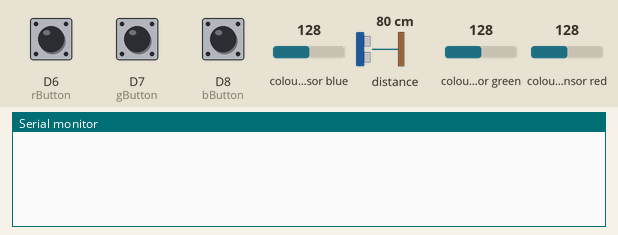
This sketch was run on a simulated Arduino Nano 33 BLE. Shown: the last lines printed to the serial monitor. The inputs (shaded band) are chosen by the test bench; at power-on: D6 (rButton) LOW, D7 (gButton) LOW, D8 (bButton) LOW, colour sensor blue 128, distance to the obstacle 80 cm, colour sensor green 128, colour sensor red 128. Random numbers use the default seed unless the sketch sets one.

Above: at 1.2 s.
1.3 s: D6 (rButton) pulled HIGH for 0.15 s
At 1.7 s:
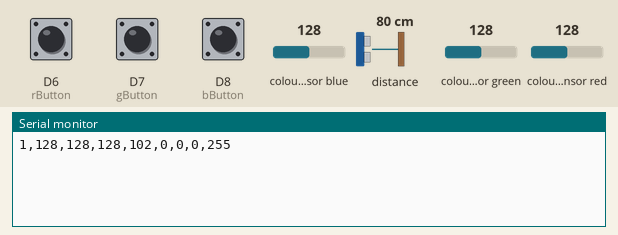
2.9 s: D7 (gButton) pulled HIGH for 1 s
At 4.6 s:
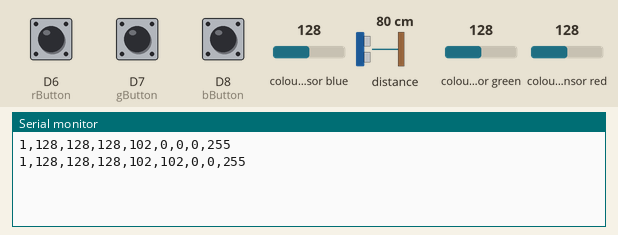
5.4 s: D8 (bButton) pulled HIGH for 0.15 s
At 5.9 s:
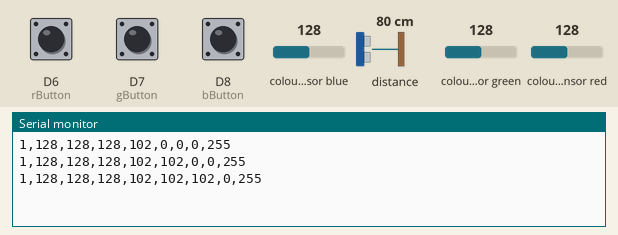
7.0 s: D6 (rButton) pulled HIGH for 1 s
At 8.8 s:
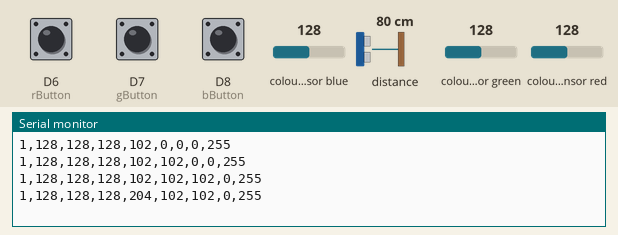
9.5 s: D7 (gButton) pulled HIGH for 0.15 s
At 10.3 s:
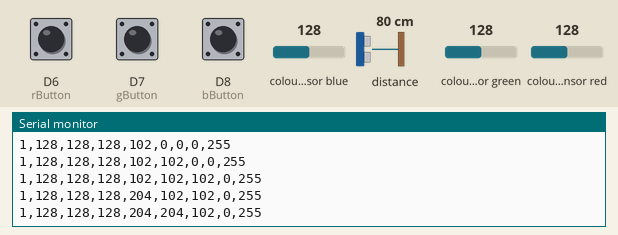
11.1 s: D8 (bButton) pulled HIGH for 1 s
At 12.0 s:
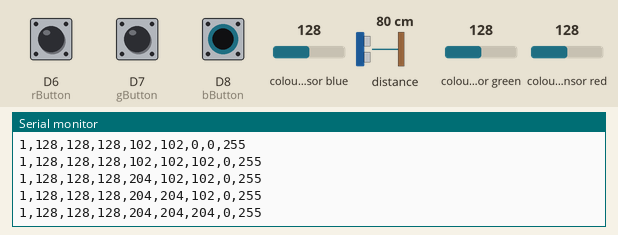
Timing chart, 0 to 14.1 s (numbered marks = the images above; inputs shaded):
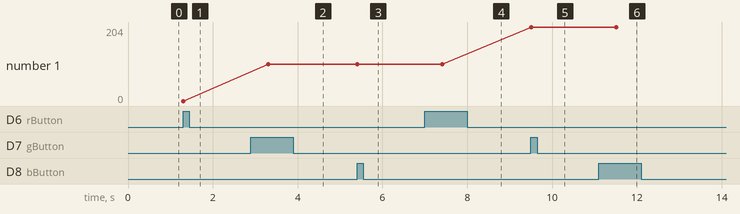

The sketch:

modified_lamp_nano.ino
```cpp
#include <Arduino_APDS9960.h>

//MACROS

#define TOUCH_SENSTIVITY 102

//GPIO PIN MACROS

// GLOBAL VARIABLE

int redbutton                = 0;
int greenbutton              = 0;
int bluebutton               = 0;
int gcount                   = 0;
int bcount                   = 0;
int rcount                   = 0;
int proximity                = 0;
int gestureVar                  = 0;
int r = 0, g = 0, b = 0;
unsigned long lastUpdate     = 0;

const int rButton  = 6;
const int gButton  = 7;
const int bButton  = 8;
int colorIdx       = 0;

// COLOR ARRAY

unsigned short int random_color_array[100][3] =  {{43, 985, 215}, {675, 463, 484}, {889, 976, 539}, {735, 957, 766}, {206, 674, 629}, {587, 548, 976},
                                                  {769, 498, 441}, {825, 304, 1016}, {658, 160, 970}, {566, 266, 447}, {45, 538, 628}, {437, 904, 640}, {378, 469, 737},
                                                  {624, 325, 529}, {118, 87, 497}, {421, 462, 982}, {603, 861, 473}, {940, 384, 727}, {140, 841, 378}, {25, 731, 190},
                                                  {234, 861, 815}, {175, 290, 631}, {434, 670, 852}, {91, 850, 71}, {812, 464, 132}, {293, 884, 570}, {181, 117, 827},
                                                  {23, 828, 290}, {678, 777, 441}, {425, 788, 556}, {274, 554, 388}, {778, 391, 680}, {818, 960, 541}, {0, 138, 146},
                                                  {532, 794, 792}, {540, 673, 430}, {743, 830, 262}, {436, 139, 4}, {686, 175, 864}, {405, 88, 401}, {551, 296, 403},
                                                  {408, 780, 999}, {377, 599, 512}, {452, 712, 988}, {125, 587, 42}, {260, 380, 180}, {849, 114, 970}, {762, 443, 77},
                                                  {38, 615, 764}, {442, 226, 894}, {531, 644, 789}, {985, 437, 921}, {410, 205, 613}, {125, 801, 738}, {192, 809, 175},
                                                  {692, 845, 520}, {753, 113, 994}, {162, 990, 217}, {659, 309, 889}, {739, 845, 806}, {341, 746, 95}, {462, 914, 364},
                                                  {687, 890, 252}, {481, 737, 91}, {42, 453, 737}, {911, 1015, 315}, {47, 75, 921}, {58, 149, 31}, {531, 347, 349},
                                                  {796, 255, 502}, {844, 373, 775}, {214, 798, 69}, {540, 955, 871}, {235, 375, 389}, {567, 201, 809}, {56, 657, 466},
                                                  {126, 779, 829}, {340, 405, 733}, {310, 952, 650}, {825, 278, 480}, {973, 342, 929}, {644, 604, 41}, {748, 773, 694},
                                                  {501, 96, 68}, {923, 23, 607}, {952, 540, 480}, {673, 321, 245}, {767, 150, 646}, {894, 467, 484}, {574, 958, 798},
                                                  {551, 503, 732}, {606, 893, 959}, {727, 619, 951}, {6, 928, 495}, {542, 628, 964}, {873, 239, 449}, {56, 686, 71},
                                                  {108, 25, 848}, {463, 979, 790}, {288, 405, 687}};

// FUNCTIONS

void sendTxMessage(int code, bool touch)
{
 /*
 * CODE SEND BEFORE TX DATA
 * 0 - RGB DATA
 * 1 - Touch Button Trigger
 * 2 - Gesture Trigger
 *     0 - UP
 *     1 - DOWN
 *     2 - LEFT
 *     3 - RIGHT
 */

  String TxData;
  TxData = String(code) + "," + String(r) + "," + String(g) + "," + String(b);
  if (touch)
  {
    TxData += "," + String(rcount) + "," + String(gcount) + "," + String(bcount);
  }
  else
  {
    TxData += "," + String((int)random_color_array[colorIdx][0]) + "," + String((int)random_color_array[colorIdx][1]) + "," + String((int)random_color_array[colorIdx][2]);
  }
  TxData += "," + String(gestureVar);
  TxData += "," + String(proximity);
  Serial.println(TxData);
  delay(1000);
}

void setup()
{
  Serial.begin(9600);
  while (!Serial); // Wait for serial monitor to open

  if (!APDS.begin()) {
    //Serial.println("Error initializing APDS9960 sensor.");
    while (true); // Stop forever
  }
  APDS.setGestureSensitivity(90);

  pinMode(rButton, INPUT);
  pinMode(gButton, INPUT);
  pinMode(bButton, INPUT);

  colorIdx = random(0, 99);
}

void loop() {

  // Check if a proximity reading is available.
  if (APDS.proximityAvailable()) {
    proximity = APDS.readProximity();
  }

  // check if a gesture reading is available
  if (APDS.gestureAvailable()) {
    int gesture = APDS.readGesture();
    switch (gesture) {
      case GESTURE_UP:
        gestureVar = 0;
        sendTxMessage(2, false);
        lastUpdate = millis();
        break;

      case GESTURE_DOWN:
        gestureVar = 1;
        sendTxMessage(2, false);
        lastUpdate = millis();
        break;

      case GESTURE_LEFT:
        gestureVar = 2;
        sendTxMessage(2, false);
        if(colorIdx<=0)
        {
          colorIdx = 99;
        }
        else
        {
          colorIdx--;
        }
        lastUpdate = millis();
        break;

      case GESTURE_RIGHT:
        gestureVar = 3;
        sendTxMessage(2,false);
        if(colorIdx>=99)
        {
          colorIdx = 0;
        }
        else
        {
          colorIdx++;
        }
        lastUpdate = millis();
        break;

      default:
        // ignore
        break;
    }
  }

  // check if a color reading is available
  if (APDS.colorAvailable()) {
    APDS.readColor(r, g, b);
  }

  if (millis() - lastUpdate > 10000) {
    lastUpdate = millis();
    sendTxMessage(0, true);
  }

  redbutton   = digitalRead(rButton);
  greenbutton = digitalRead(gButton);
  bluebutton  = digitalRead(bButton);

  if (redbutton == HIGH) // Read Red touch sensor
  {
     rcount+=TOUCH_SENSTIVITY;
     if (rcount > 1023)
     {
        rcount = 0;
     }
     sendTxMessage(1,true);
     lastUpdate = millis();
     //Serial.print("Red Value: ");
     //Serial.println(rcount);
     delay(1000);
  }
  if (greenbutton == HIGH) // Read Green touch sensor
  {
     gcount+=TOUCH_SENSTIVITY;
     if (gcount > 1023)
     {
        gcount = 0;
     }
     sendTxMessage(1,true);
     lastUpdate = millis();
     //Serial.print("Green Value: ");
     //Serial.println(gcount);
     delay(1000);
  }
  if (bluebutton == HIGH) // Read Blue touch sensor
  {
     bcount+=TOUCH_SENSTIVITY;
     if (bcount > 1023)
     {
        bcount = 0;
     }
     sendTxMessage(1,true);
     lastUpdate = millis();
     //Serial.print("Blue Value: ");
     //Serial.println(bcount);
     delay(1000);
  }
}
```

Measured:
- after the input at 1.3 s, the serial monitor: prints a new line at once (image 1)
- after the input at 2.9 s, the serial monitor: prints a new line after 0.41 s (image 2)
- after the input at 5.4 s, the serial monitor: prints a new line at once (image 3)
- after the input at 7.0 s, the serial monitor: prints a new line after 0.40 s (image 4)
- after the input at 9.5 s, the serial monitor: prints a new line at once (image 5)
- after the input at 11.1 s, the serial monitor: prints a new line after 0.41 s (image 6)
